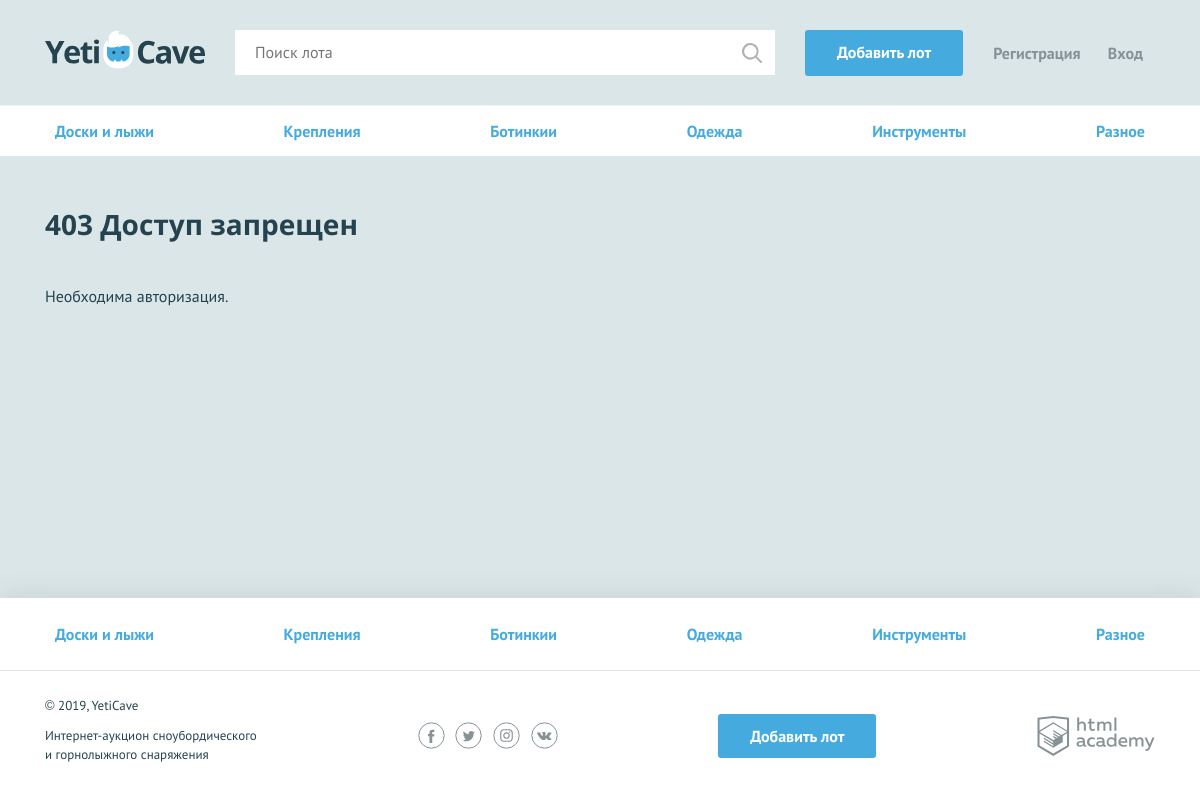
The app's page /403.php with its own data.
### tables this page shows
CREATE TABLE categories
(
    id          BIGINT UNSIGNED AUTO_INCREMENT PRIMARY KEY,
    created_on  TIMESTAMP DEFAULT CURRENT_TIMESTAMP,
    title       VARCHAR(50) NOT NULL UNIQUE,
    symbol_code TEXT
);

### helpers.php (called while the page is built, shortened)
<?php
function include_template($name, array $data = []) {
    $name = 'templates/' . $name;
    extract($data);
    require $name;
    $result = ob_get_clean();
    return $result;
}
function getCategories(mysqli $sql_resource): array
{
    $query = "SELECT `id`, `title`, `symbol_code` FROM categories;";
    $res = mysqli_query($sql_resource, $query);
    if ($res) {
        return mysqli_fetch_all($res, MYSQLI_ASSOC);
    }
    return [];
}

### config.php (called while the page is built, shortened)
<?php
$is_auth = isset($_SESSION['user']);

### templates/403.php (the view, shortened to what this page needs)
<nav class="nav">
    <ul class="nav__list container">
        <?php foreach ($categories as $category): ?>
            <li class="nav__item">
                <a href="./"><?= htmlspecialchars($category['title']) ?></a>
            </li>
        <?php endforeach; ?>
    </ul>
</nav>
<section class="lot-item container">
    <h2>403 Доступ запрещен</h2>
    <p>Необходима авторизация.</p>
</section>

### templates/layout.php (shortened to what this page needs)
<!DOCTYPE html>
<html lang="ru">
<head>
    <link href="./css/normalize.min.css" rel="stylesheet">
    <link href="./css/style.css" rel="stylesheet">
    <link href="./css/flatpickr.min.css" rel="stylesheet">
</head>
<body>
<div class="page-wrapper">
    <header class="main-header">
        <div class="main-header__container container">
            <a class="main-header__logo">
                <img src="./img/logo.svg" width="160" height="39" alt="Логотип компании YetiCave">
            </a>
            <form class="main-header__search" method="get" action="search.php" autocomplete="off">
                <input type="search" name="search" placeholder="Поиск лота">
                <input class="main-header__search-btn" type="submit" name="find" value="Найти">
            </form>
            <a class="main-header__add-lot button" href="./add.php">Добавить лот</a>
            <nav class="user-menu">
                <?php if ($is_auth): ?>
                    <div class="user-menu__logged">
                        <p><?= $user_name; ?></p>
                        <a class="user-menu__bets" href="./pages/my-bets.html">Мои ставки</a>
                        <a class="user-menu__logout" href="./logout.php">Выход</a>
                    </div>
                <?php else: ?>
                    <ul class="user-menu__list">
                        <li class="user-menu__item">
                            <a href="./sign-up.php">Регистрация</a>
                        </li>
                        <li class="user-menu__item">
                            <a href="./login.php">Вход</a>
                        </li>
                    </ul>
                <?php endif; ?>
            </nav>
        </div>
    </header>
    <main class="<?= isset($isContainerClass) && $isContainerClass ? 'container' : '' ?>"><?= $content; ?></main>
</div>
<footer class="main-footer">
    <nav class="nav">
        <ul class="nav__list container">
            <?php foreach ($categories as $category): ?>
                <li class="nav__item">
                    <a href="./pages/all-lots.html"><?= htmlspecialchars($category['title']) ?></a>
                </li>
            <?php endforeach; ?>
        </ul>
    </nav>
    <div class="main-footer__bottom container">
        <div class="main-footer__copyright">
            <p>© 2019, YetiCave</p>
            <p>Интернет-аукцион сноубордического и горнолыжного снаряжения</p>
        </div>
        <div class="main-footer__social social">
            <a class="social__link social__link--facebook" href="#">
            </a>
            <a class="social__link social__link--twitter" href="#">
            </a>
            <a class="social__link social__link--instagram" href="#">
            </a>
            <a class="social__link social__link--vkontakte" href="#">
            </a>
        </div>
        <a class="main-footer__add-lot button" href="./add.php">Добавить лот</a>
        <div class="main-footer__developed-by">
            <a class="logo-academy" href="https://htmlacademy.ru/intensive/php">
            </a>
        </div>
    </div>
</footer>
</body>
</html>

### css/style.css (style rules this page uses)
html, body { height: 100%; }
.page-wrapper { display: flex; flex-direction: column; min-height: 100%; margin-bottom: -202px; }
.page-wrapper::after { content: ""; display: block; }
.page-wrapper::after { height: 85px; }
main { margin-bottom: 202px; }
body { min-width: 1140px; background-color: #dbe6e9; font-family: "PT Sans", sans-serif; font-weight: 400; font-size: 16px; line-height: 26px; color: #25434e; }
a { text-decoration: none; }
h2 { margin: 0; font-family: "Open Sans", sans-serif; font-size: 28px; line-height: 35px; font-weight: 700; }
.container { width: 1110px; margin: 0 auto; padding: 0 15px; }
.button { display: block; padding: 9px 32px; background-color: #45abde; color: #ffffff; text-align: center; font-weight: 700; border: none; border-radius: 3px; }
.main-header { padding: 30px 0 29px; border-bottom: 1px solid rgba(255, 255, 255, 0.5); }
.main-header__container { display: -webkit-flex; display: -ms-flexbox; display: flex; -webkit-justify-content: flex-start; -ms-flex-pack: start; justify-content: flex-start; }
.main-header__logo { display: block; margin-right: 30px; }
.main-header__search { position: relative; width: 540px; margin-right: 30px; }
.main-header__search input[type="search"] { width: 100%; padding: 8px 19px 9px 19px; border: 1px solid #ffffff; }
.main-header__search-btn { content: ""; position: absolute; top: 3px; right: 3px; width: 20px; height: 20px; padding: 20px; background: url("../img/search.svg") center no-repeat; opacity: 0.3; border: 0; font-size: 0; }
.main-header__add-lot { max-width: 160px; margin-right: 30px; }
.user-menu__list { display: -webkit-flex; display: -ms-flexbox; display: flex; -webkit-justify-content: space-between; -ms-flex-pack: justify; justify-content: space-between; -webkit-flex-wrap: wrap; -ms-flex-wrap: wrap; flex-wrap: wrap; width: 150px; margin: 0; margin-top: 10px; padding: 0; list-style: none; }
.user-menu__item a { color: #879296; font-weight: 700; }
.user-menu { display: -webkit-flex; display: -ms-flexbox; display: flex; }
.main-footer { background-color: #ffffff; box-shadow: 0 0 30px 0 rgba(0, 0, 0, 0.1); }
.main-footer__bottom { display: -webkit-flex; display: -ms-flexbox; display: flex; -webkit-justify-content: space-between; -ms-flex-pack: justify; justify-content: space-between; -webkit-align-items: center; -ms-flex-align: center; align-items: center; padding: 25px 0; }
.main-footer__copyright { max-width: 212px; }
.main-footer__copyright p { margin: 0; margin-bottom: 11px; font-size: 13px; line-height: 19px; }
.main-footer__social { width: 140px; }
.social { display: -webkit-flex; display: -ms-flexbox; display: flex; -webkit-justify-content: space-between; -ms-flex-pack: justify; justify-content: space-between; -webkit-flex-wrap: wrap; -ms-flex-wrap: wrap; flex-wrap: wrap; }
.social__link { width: 27px; height: 27px; }
.logo-academy { display: block; width: 118px; height: 40px; }
.nav { background-color: #ffffff; border-bottom: 1px solid #e1e6e7; }
.nav__list { display: -webkit-flex; display: -ms-flexbox; display: flex; -webkit-justify-content: space-between; -ms-flex-pack: justify; justify-content: space-between; -webkit-flex-wrap: wrap; -ms-flex-wrap: wrap; flex-wrap: wrap; list-style: none; }
.nav__item a { position: relative; display: block; padding: 12px 10px; font-weight: 700; color: #45abde; }
.nav__item a::before { content: ""; display: none; position: absolute; bottom: 0; width: calc(100% - 20px); height: 3px; background-color: #e2e5e6; }
.main-footer .nav__item a { padding: 23px 10px; }
.lot-item { padding-top: 50px; }
.lot-item h2 { padding-bottom: 25px; }

### records on screen
categories: title "Доски и лыжи"
categories: title "Крепления"
categories: title "Ботинкии"
categories: title "Одежда"
categories: title "Инструменты"
categories: title "Разное"
